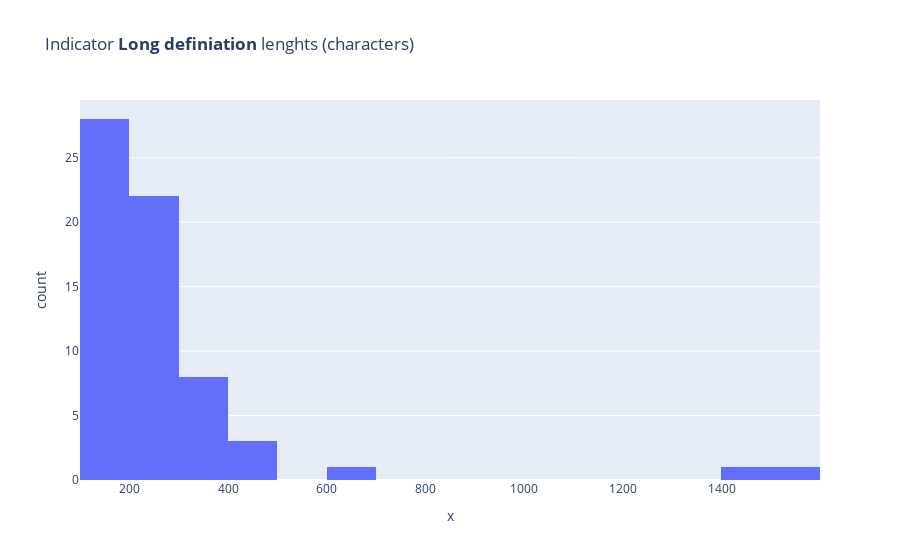

The cell this chart's notebook holds for it:
### Code cell
px.histogram(x=series['Long definition'].str.len(),
           title='Indicator <b>Long definiation</b> lenghts (characters)')

### Figure 1 — Plotly figure (JSON) as saved in the notebook; plotly's stock layout.template omitted (floating-point values rounded to 4 significant figures)
{"data": [{"alignmentgroup": "True", "bingroup": "x", "hovertemplate": "x=%{x}<br>count=%{y}<extra></extra>", "legendgroup": "", "marker": {"color": "#636efa"}, "name": "", "offsetgroup": "", "orientation": "v", "showlegend": false, "type": "histogram", "x": [199, 199, 199, 199, 129, 129, 199, 250, 291, 151, 153, 185, 195, 199, 227, 157, 147, 376, 143, 493, 384, 145, 145, 184, 241, 438, 644, 407, 291, 283, 376, 322, 384, 237, 237, 204, 204, 295, 262, 262, 112, 112, 208, 291, 283, 376, 152, 384, 262, 262, 112, 112, 220, 339, 271, 196, 1504, 140, 1498, 132, 250, 132, 250, 177], "xaxis": "x", "yaxis": "y"}], "layout": {"autosize": true, "barmode": "relative", "legend": {"tracegroupgap": 0}, "title": {"text": "Indicator <b>Long definiation</b> lenghts (characters)"}, "xaxis": {"anchor": "y", "autorange": true, "domain": [0, 1], "range": [99.5, 1600.0], "title": {"text": "x"}, "type": "linear"}, "yaxis": {"anchor": "x", "autorange": true, "domain": [0, 1], "range": [0, 29.47], "title": {"text": "count"}}}}
